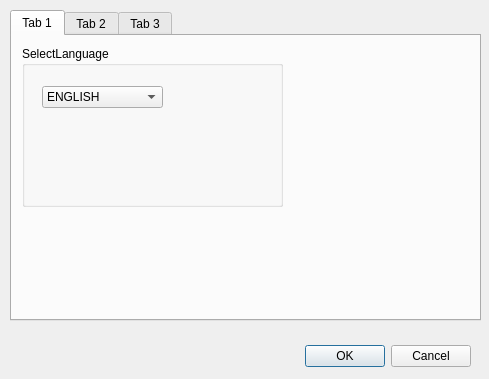
<?xml version="1.0" encoding="UTF-8"?>
<ui version="4.0">
 <class>DialogOption</class>
 <widget class="QDialog" name="DialogOption">
  <property name="geometry">
   <rect>
    <x>0</x>
    <y>0</y>
    <width>489</width>
    <height>379</height>
   </rect>
  </property>
  <property name="windowTitle">
   <string>Option</string>
  </property>
  <property name="windowIcon">
   <iconset resource="pyimg.qrc">
    <normaloff>:/source/img/option.png</normaloff>:/source/img/option.png</iconset>
  </property>
  <property name="modal">
   <bool>true</bool>
  </property>
  <widget class="QDialogButtonBox" name="buttonBox">
   <property name="geometry">
    <rect>
     <x>170</x>
     <y>340</y>
     <width>301</width>
     <height>32</height>
    </rect>
   </property>
   <property name="orientation">
    <enum>Qt::Horizontal</enum>
   </property>
   <property name="standardButtons">
    <set>QDialogButtonBox::Cancel|QDialogButtonBox::Ok</set>
   </property>
  </widget>
  <widget class="QTabWidget" name="tabWidget">
   <property name="geometry">
    <rect>
     <x>10</x>
     <y>10</y>
     <width>471</width>
     <height>311</height>
    </rect>
   </property>
   <property name="currentIndex">
    <number>0</number>
   </property>
   <widget class="QWidget" name="tab">
    <attribute name="title">
     <string>Tab 1</string>
    </attribute>
    <widget class="QGroupBox" name="groupBox">
     <property name="geometry">
      <rect>
       <x>10</x>
       <y>10</y>
       <width>261</width>
       <height>161</height>
      </rect>
     </property>
     <property name="title">
      <string>SelectLanguage</string>
     </property>
     <widget class="QComboBox" name="comb_Lang">
      <property name="geometry">
       <rect>
        <x>20</x>
        <y>40</y>
        <width>121</width>
        <height>22</height>
       </rect>
      </property>
      <item>
       <property name="text">
        <string>ENGLISH</string>
       </property>
      </item>
      <item>
       <property name="text">
        <string>zh_CN</string>
       </property>
      </item>
      <item>
       <property name="text">
        <string>zh_TW</string>
       </property>
      </item>
     </widget>
    </widget>
   </widget>
   <widget class="QWidget" name="tab_2">
    <attribute name="title">
     <string>Tab 2</string>
    </attribute>
   </widget>
   <widget class="QWidget" name="tab_3">
    <attribute name="title">
     <string>Tab 3</string>
    </attribute>
   </widget>
  </widget>
 </widget>
 <resources>
  <include location="pyimg.qrc"/>
 </resources>
 <connections>
  <connection>
   <sender>buttonBox</sender>
   <signal>accepted()</signal>
   <receiver>DialogOption</receiver>
   <slot>accept()</slot>
   <hints>
    <hint type="sourcelabel">
     <x>248</x>
     <y>254</y>
    </hint>
    <hint type="destinationlabel">
     <x>157</x>
     <y>274</y>
    </hint>
   </hints>
  </connection>
  <connection>
   <sender>buttonBox</sender>
   <signal>rejected()</signal>
   <receiver>DialogOption</receiver>
   <slot>reject()</slot>
   <hints>
    <hint type="sourcelabel">
     <x>316</x>
     <y>260</y>
    </hint>
    <hint type="destinationlabel">
     <x>286</x>
     <y>274</y>
    </hint>
   </hints>
  </connection>
 </connections>
</ui>
